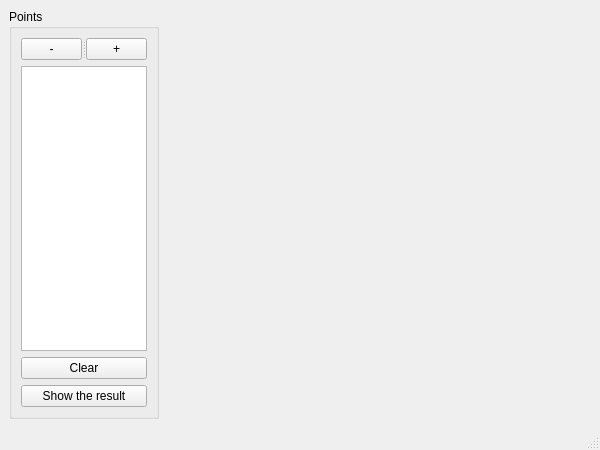
<?xml version="1.0" encoding="UTF-8"?>
<ui version="4.0">
 <class>MainWindow</class>
 <widget class="QMainWindow" name="MainWindow">
  <property name="geometry">
   <rect>
    <x>0</x>
    <y>0</y>
    <width>600</width>
    <height>450</height>
   </rect>
  </property>
  <property name="windowTitle">
   <string>MainWindow</string>
  </property>
  <widget class="QWidget" name="centralwidget">
   <layout class="QHBoxLayout" name="horizontalLayout">
    <item>
     <widget class="QGroupBox" name="groupBox">
      <property name="sizePolicy">
       <sizepolicy hsizetype="Fixed" vsizetype="Preferred">
        <horstretch>0</horstretch>
        <verstretch>0</verstretch>
       </sizepolicy>
      </property>
      <property name="minimumSize">
       <size>
        <width>150</width>
        <height>0</height>
       </size>
      </property>
      <property name="maximumSize">
       <size>
        <width>150</width>
        <height>16777215</height>
       </size>
      </property>
      <property name="title">
       <string>Points</string>
      </property>
      <layout class="QVBoxLayout" name="verticalLayout">
       <item>
        <widget class="QSplitter" name="splitter">
         <property name="orientation">
          <enum>Qt::Horizontal</enum>
         </property>
         <widget class="QPushButton" name="bnt_remove">
          <property name="text">
           <string>-</string>
          </property>
         </widget>
         <widget class="QPushButton" name="btn_add">
          <property name="text">
           <string>+</string>
          </property>
         </widget>
        </widget>
       </item>
       <item>
        <widget class="QListWidget" name="list_points"/>
       </item>
       <item>
        <widget class="QPushButton" name="btn_clear">
         <property name="text">
          <string>Clear</string>
         </property>
        </widget>
       </item>
       <item>
        <widget class="QPushButton" name="btn_result">
         <property name="text">
          <string>Show the result</string>
         </property>
        </widget>
       </item>
      </layout>
     </widget>
    </item>
    <item>
     <widget class="PaintingWidget" name="widget_field" native="true">
      <property name="minimumSize">
       <size>
        <width>150</width>
        <height>0</height>
       </size>
      </property>
     </widget>
    </item>
   </layout>
  </widget>
  <widget class="QMenuBar" name="menubar">
   <property name="geometry">
    <rect>
     <x>0</x>
     <y>0</y>
     <width>600</width>
     <height>22</height>
    </rect>
   </property>
  </widget>
  <widget class="QStatusBar" name="statusbar"/>
 </widget>
 <customwidgets>
  <customwidget>
   <class>PaintingWidget</class>
   <extends>QWidget</extends>
   <header>paintingwidget.h</header>
   <container>1</container>
  </customwidget>
 </customwidgets>
 <resources/>
 <connections>
  <connection>
   <sender>btn_add</sender>
   <signal>clicked()</signal>
   <receiver>MainWindow</receiver>
   <slot>addPoint()</slot>
   <hints>
    <hint type="sourcelabel">
     <x>131</x>
     <y>72</y>
    </hint>
    <hint type="destinationlabel">
     <x>170</x>
     <y>34</y>
    </hint>
   </hints>
  </connection>
  <connection>
   <sender>bnt_remove</sender>
   <signal>clicked()</signal>
   <receiver>MainWindow</receiver>
   <slot>removeLastPoint()</slot>
   <hints>
    <hint type="sourcelabel">
     <x>63</x>
     <y>73</y>
    </hint>
    <hint type="destinationlabel">
     <x>8</x>
     <y>88</y>
    </hint>
   </hints>
  </connection>
  <connection>
   <sender>btn_clear</sender>
   <signal>clicked()</signal>
   <receiver>MainWindow</receiver>
   <slot>clear()</slot>
   <hints>
    <hint type="sourcelabel">
     <x>80</x>
     <y>354</y>
    </hint>
    <hint type="destinationlabel">
     <x>7</x>
     <y>326</y>
    </hint>
   </hints>
  </connection>
  <connection>
   <sender>btn_result</sender>
   <signal>clicked()</signal>
   <receiver>MainWindow</receiver>
   <slot>showResult()</slot>
   <hints>
    <hint type="sourcelabel">
     <x>45</x>
     <y>386</y>
    </hint>
    <hint type="destinationlabel">
     <x>8</x>
     <y>386</y>
    </hint>
   </hints>
  </connection>
 </connections>
 <slots>
  <slot>addPoint()</slot>
  <slot>removeLastPoint()</slot>
  <slot>clear()</slot>
  <slot>showResult()</slot>
 </slots>
</ui>
